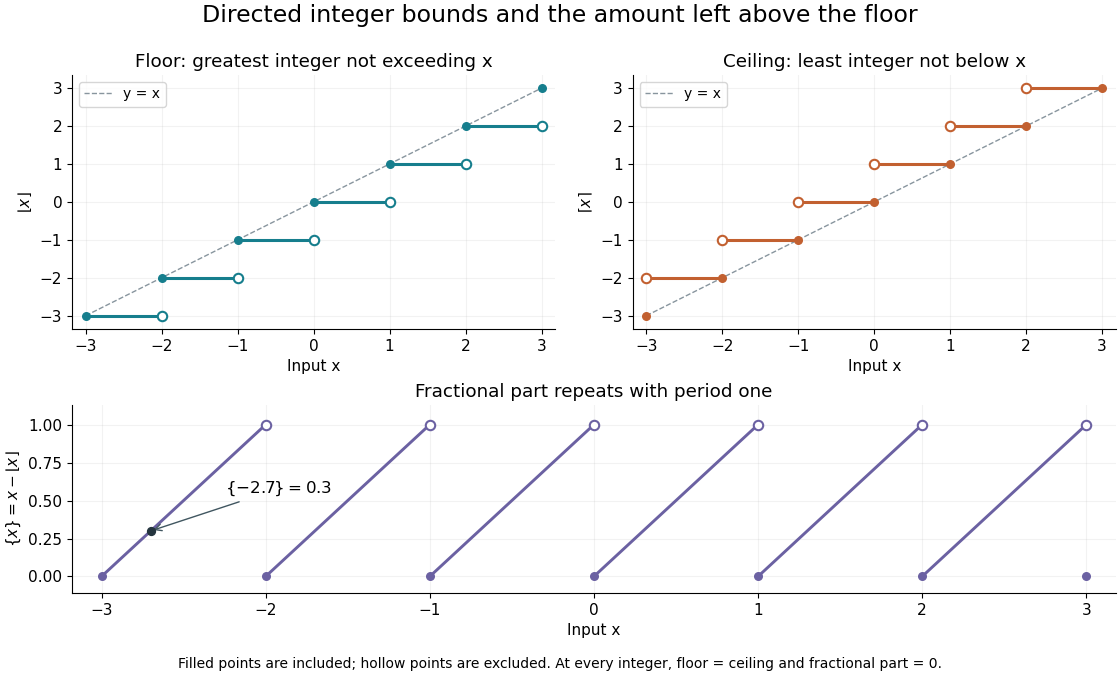

Write Python code to recreate this figure.
"""Endpoint conventions and the periodic fractional part, including negatives."""
from pathlib import Path

import matplotlib.pyplot as plt
import numpy as np


def main():
    plt.rcParams.update({"font.size": 11, "figure.facecolor": "white"})
    fig = plt.figure(figsize=(11.2, 6.8), layout="constrained")
    grid = fig.add_gridspec(2, 2, height_ratios=(1.35, 1))
    floor_ax = fig.add_subplot(grid[0, 0])
    ceil_ax = fig.add_subplot(grid[0, 1])
    frac_ax = fig.add_subplot(grid[1, :])
    integers = np.arange(-3, 4)
    for ax, name, color in ((floor_ax, "Floor: greatest integer not exceeding x", "#167e8d"),
                            (ceil_ax, "Ceiling: least integer not below x", "#c26030")):
        ax.plot([-3, 3], [-3, 3], "--", color="#88959e", lw=1, label="y = x")
        for n in range(-3, 3):
            y = n if ax is floor_ax else n + 1
            ax.plot([n, n + 1], [y, y], color=color, lw=2.2)
            open_end = n + 1 if ax is floor_ax else n
            ax.scatter([open_end], [y], facecolors="white", edgecolors=color,
                       s=46, zorder=5, linewidths=1.5)
        ax.scatter(integers, integers, color=color, s=30, zorder=6)
        ax.set(title=name, xlabel="Input x", xlim=(-3.18, 3.18),
               ylim=(-3.35, 3.35), xticks=integers, yticks=integers)
        ax.grid(alpha=0.16)
        ax.spines[["top", "right"]].set_visible(False)
        ax.legend(loc="upper left", fontsize=10)
    floor_ax.set_ylabel(r"$\lfloor x\rfloor$")
    ceil_ax.set_ylabel(r"$\lceil x\rceil$")
    for n in range(-3, 3):
        frac_ax.plot([n, n + 1], [0, 1], color="#6b61a2", lw=2.1)
        frac_ax.scatter([n + 1], [1], facecolors="white", edgecolors="#6b61a2",
                        s=46, linewidths=1.5, zorder=5)
    frac_ax.scatter(integers, np.zeros_like(integers), color="#6b61a2",
                   s=30, zorder=6)
    frac_ax.scatter([-2.7], [.3], color="#24343e", s=32, zorder=7)
    frac_ax.annotate(r"$\{-2.7\}=0.3$", (-2.7, .3), xytext=(-2.25, .55),
                     arrowprops={"arrowstyle": "->", "color": "#405660"},
                     fontsize=12)
    frac_ax.set(title="Fractional part repeats with period one",
                xlabel="Input x", ylabel=r"$\{x\}=x-\lfloor x\rfloor$",
                xlim=(-3.18, 3.18), ylim=(-.11, 1.13), xticks=integers)
    frac_ax.grid(alpha=.16)
    frac_ax.spines[["top", "right"]].set_visible(False)
    fig.suptitle("Directed integer bounds and the amount left above the floor", fontsize=17)
    fig.get_layout_engine().set(rect=(0, .055, 1, .92))
    fig.text(.5, .017, "Filled points are included; hollow points are excluded. At every integer, floor = ceiling and fractional part = 0.",
             ha="center", fontsize=10)
    x = np.linspace(-7, 7, 2801)
    assert np.all(np.floor(x) <= x) and np.all(x < np.floor(x) + 1)
    assert np.all(np.ceil(x) - 1 < x) and np.all(x <= np.ceil(x))
    assert np.array_equal(np.ceil(x), -np.floor(-x))
    assert np.allclose((x + 5) - np.floor(x + 5), x - np.floor(x), atol=2e-15)
    fig.savefig(Path(__file__).with_suffix(".png").name, dpi=100, facecolor="white")
    plt.close(fig)


if __name__ == "__main__":
    main()
